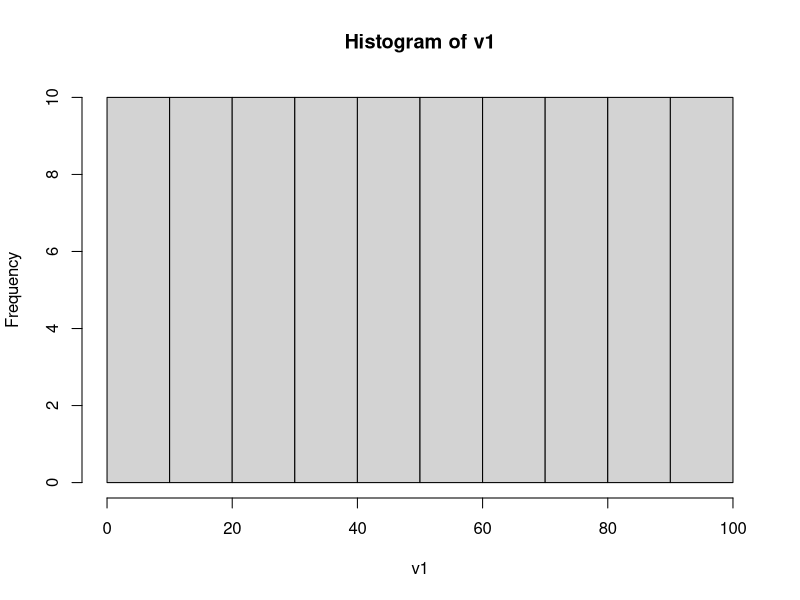
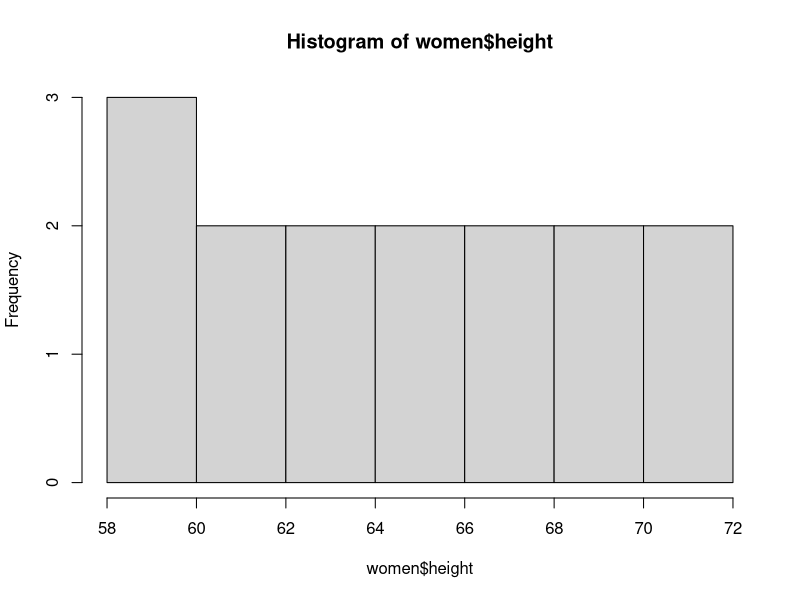
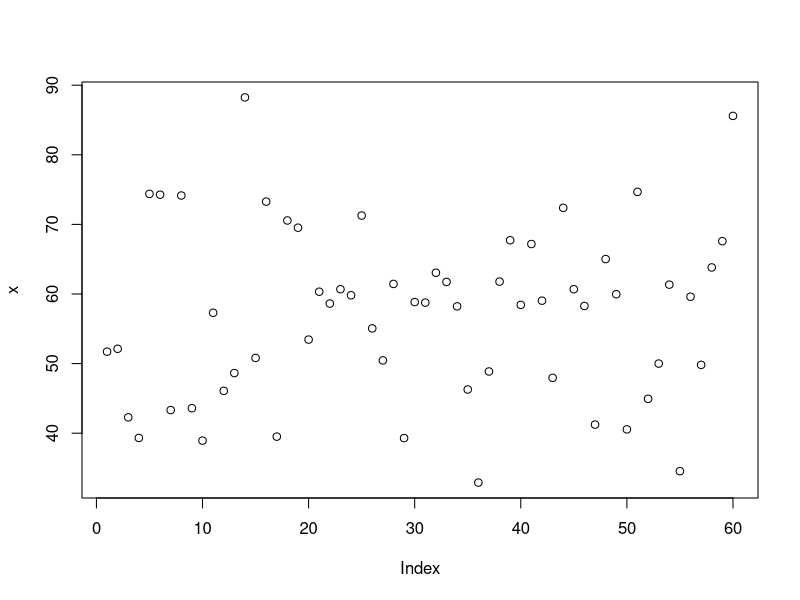
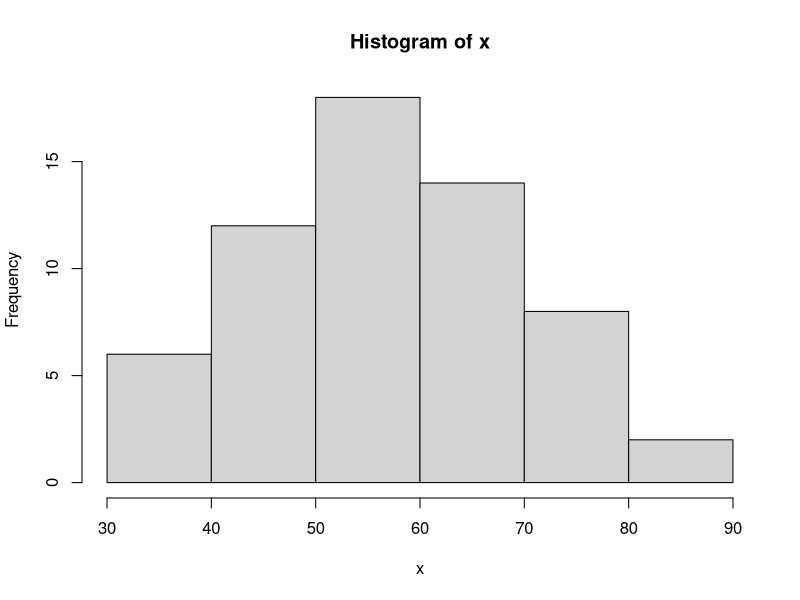
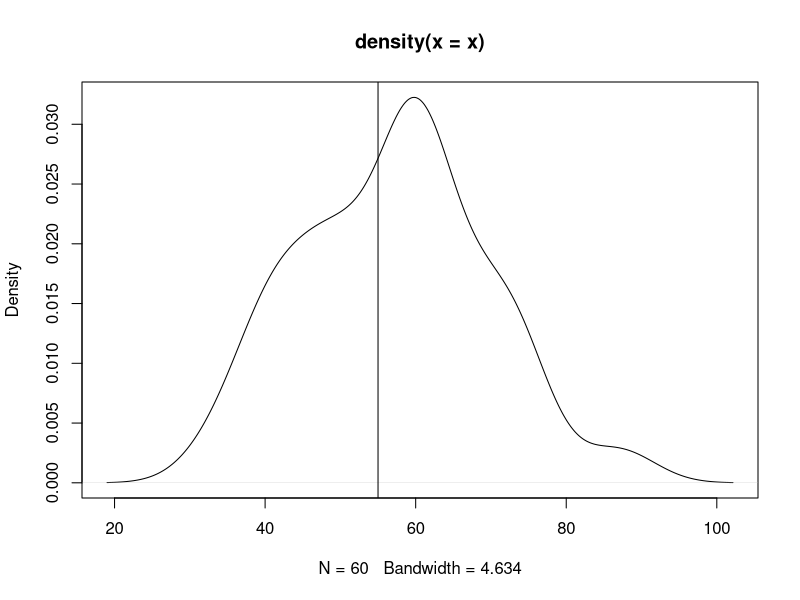
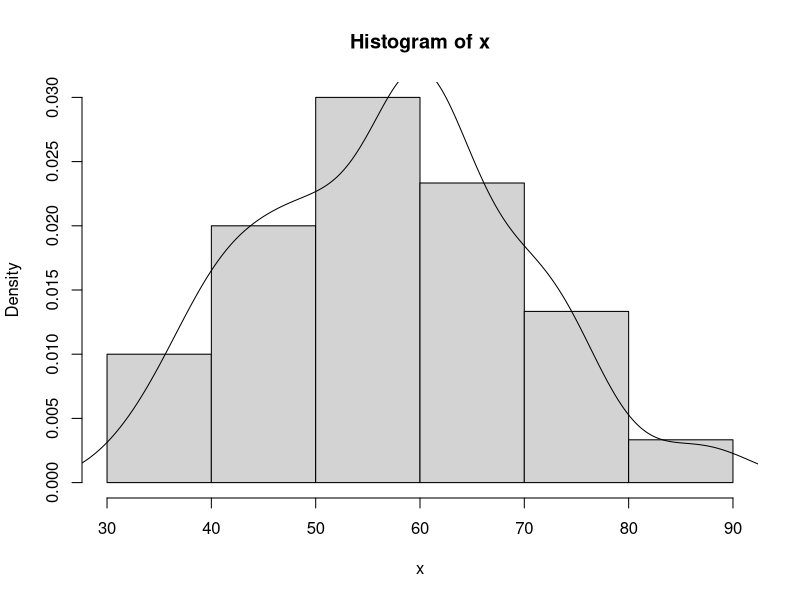
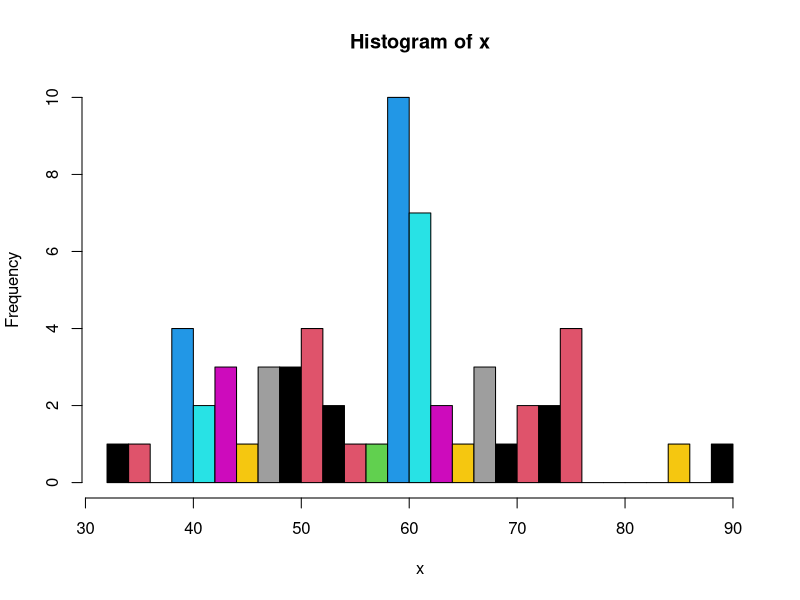

These figures' R source, in order: (Note: this script raises an error after producing the figures.)
# Data structure




#Vectors----
v1=1:100  #create vector from 1 to 100
v2= c(1,4,5,10)
class(v1)  #to check the datatype
class(v2)
v3=c('sakshi','nitin','vishal','punit')   #create vector of character type
v3 #print the vector
class(v3)
v4= c(TRUE,FALSE,T,F,T)     #logical vectors
v4
class(v4)

#summary on vectors
mean(v1)
median(v1)
sd(v1)
var(v1)
hist(v1)
hist(women$height)

v2
v2[v2>=5]

x=rnorm(60, mean=60, sd=10) #vector for random normal distribution
x
plot(x)
hist(x)
plot(density(x))
abline(v=55)
hist(x,freq=F)
lines(density(x))

hist(x, breaks=20, col=1:10)
length(x)    #shows the length of vector
sd(x)


?sample
x1 = LETTERS[5:20]
x1


#set.seed- we can repeat the sequence using this command- helps in Sampling
set.seed(1234)
y1 =sample(x1)
y1


set.seed(34)
y1 =sample(x1)
y1

(y2=sample(x1,size=5))   #putting inside the bracket helps to print and execute with a single line of command; saves line of code

set.seed(53)
(y2=sample(x1,size=5))

(gender= sample(c('M','F'), size=60))  #this will throw error as we have only 2 values in vector and we are choosing sample of size greater than that i.e.60-- it is a case of sampling without replacement

#But for sampling with replacement this will work
(gender= sample(c('M','F'), size=60, replace=TRUE))
(gender= sample(c('M','F'), size=60, replace=TRUE, prob=c(.6,.4)))

(t1=table(gender))   #create table
prop.table(t1)       #divide value with N
pie(t1)


(gender= sample(c('M','F'), size=10000, replace=TRUE, prob=c(.6,.4)))
prop.table(t1)       #divide value with N
pie(t1)
barplot(t1, col=1:2, horiz=T)

#matrix----
(m1= matrix(1:24, nrow=4))   # data is filled column wise

(m2= matrix(1:24, nrow=4, byrow=T))   # data is filled row wise

(m3= matrix(1:24, ncol=4, byrow=T))

(x=runif(60,60,100))

#round, trunc,ceiling,floor
?runif   #to take help and know the syntax
plot(density(x))


(x=trunc(runif(60,60,100)))  #removes decimal value
(m4= matrix(x,ncol=6))

#to find sum of columns and row values
colSums(m4)
rowSums(m4)
rowMeans(m4)
colMeans(m4)
m4[m4 > 67 & m4 < 86]
m4

#to print any particular row or columns
m4[10, ] #to select all columns but only row 10
m4[8:10, ]
m4[8:10, c(1,3,5)]
rowSums(m4[8:10, c(1,3,5)])
m4[ ,c(1,5,6)]    #to select all the rows but selected column

#array----

#data.frame
#rollno,name,gender,course,marks1, marks2
(rollno = 1:60)
(name=paste('student',1:60, sep='-'))  # creating fictitious student name

name[1:10]
name[c(1,3,5)]
name(-c(1:10))    #to remove columns 1 to 10
rev(name)


(gender=sample(c('Male','Female'), size=60, replace=T, prob=c(.3,.7)))

(course=sample(c('MBA','FPM','BBA'), size=60, replace=T, prob=c(.4,.2,.4)))

(marks1 = ceiling(rnorm(60, mean=65, sd=7)))
(marks2 = ceiling(rnorm(60, mean=60, sd=11)))
(grades= sample(c('A','B','C'), size=60, replace=T))

students=data.frame(rollno,name,gender,course,marks1,marks2,grades, stringAsFactors=F)
class(students)

summary(students)
                    
students[, c('name')]
students[students$gender == 'Male', c('rollno','gender','marks1')]

students[students$gender == 'Female' & students$grades =='C', c('rollno','name','marks1')]
  
students[students$marks > 55 | students$marks < 75, c('name','marks1')]
  
students$gender
  
t1= table(students$gender)  
t1
barplot(table(students$course), ylim=c(0,50), col= 1:3)
text(1:3, table(students$course)+5, table(students$course)) 

str(students)   #structure of data frame
nrow(students)
names(students)
dim(students)
head(students)    #show starting 6 records;bydefault 6
tail(students)    #show end 6 records;bydefault 6
head(students, n=7)


students[1:3,c(1,3,4)]

#avg marks scored by each gender in marks1
#gender, marks1

aggregate(students$marks1, by=list(students$gender), FUN=mean)

aggregate(students$marks1, by=list(students$course), FUN=max)

aggregate(students$marks2, by=list(students$course, students$gender), FUN=mean)


#dplyr- library named deployer
library(dplyr)
students %>% group_by(gender)  %>% summarise(mean(marks1))
#%>% is used to connect the data or conditions- PIPING

students %>% group_by(course,gender)  %>% summarise(mean(marks1),min(marks2),max(marks2))

students %>% group_by(course,gender)  %>% summarise(meanmarks1=mean(marks1),min(marks2),max(marks2)) %>% arrange(desc(meanmarks1))

students %>% arrange(desc(marks1)) %>% filter(gender=='Male') %>% top_n(5)

students%>% sample_frac(.1) %>% arrange(course)
students%>% sample_n(2)
?sample_frac

#tos how selected columns
students%>% sample_frac(.1) %>% arrange(course) %>% select(name,gender)

students%>%arrange(desc(course),gender, marks1)

students%>% arrange(course,grades,marks1) %>% select(course,grades,marks1)



#factors
names(students)
students$gender= factor(students$gender)
summary(students$gender)
summary(students$course)
(students$course = factor(students$course, ordered=T))

summary(students$course)

(students$course = factor(students$course, ordered=T, levels=c('FPM','BBA','MBA')))

students$grades

#C, A, B
students$grades
students$grades= factor(students$grades, ordered=T, levels=c('C','A','B'))
students$grades
table(students$grades)
barplot(table(students$grades))




#with the help of hash we can bookmark our code and can navigate easily
